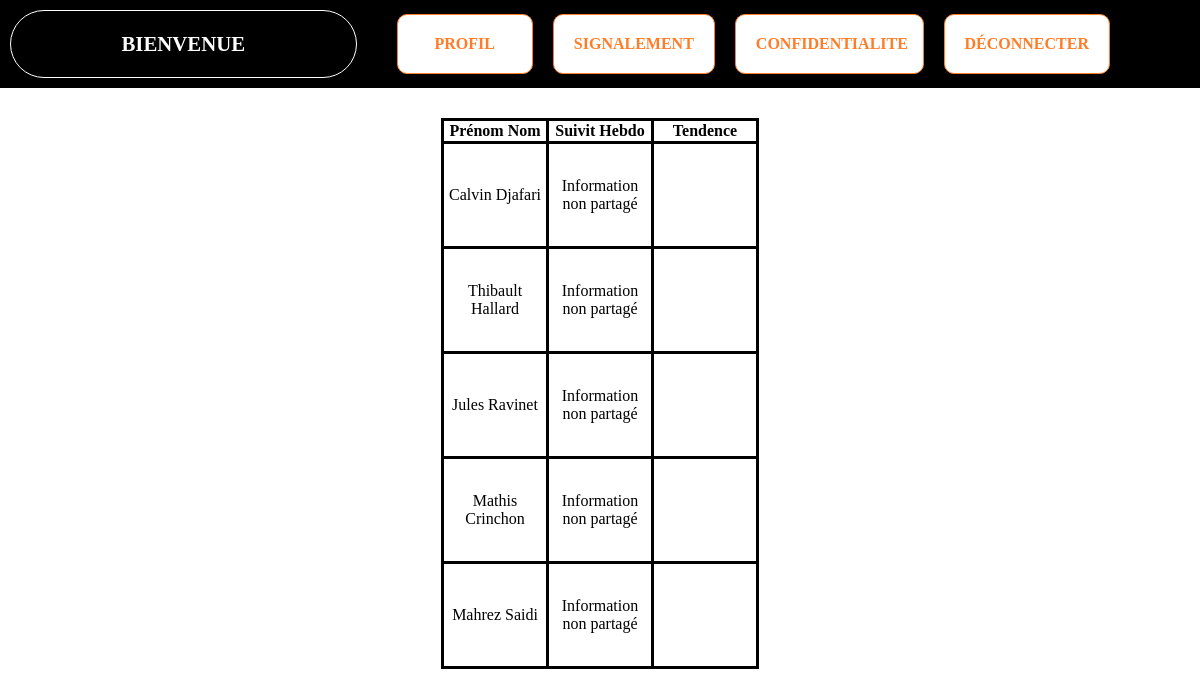
Before: /synthese.php with the older database file.
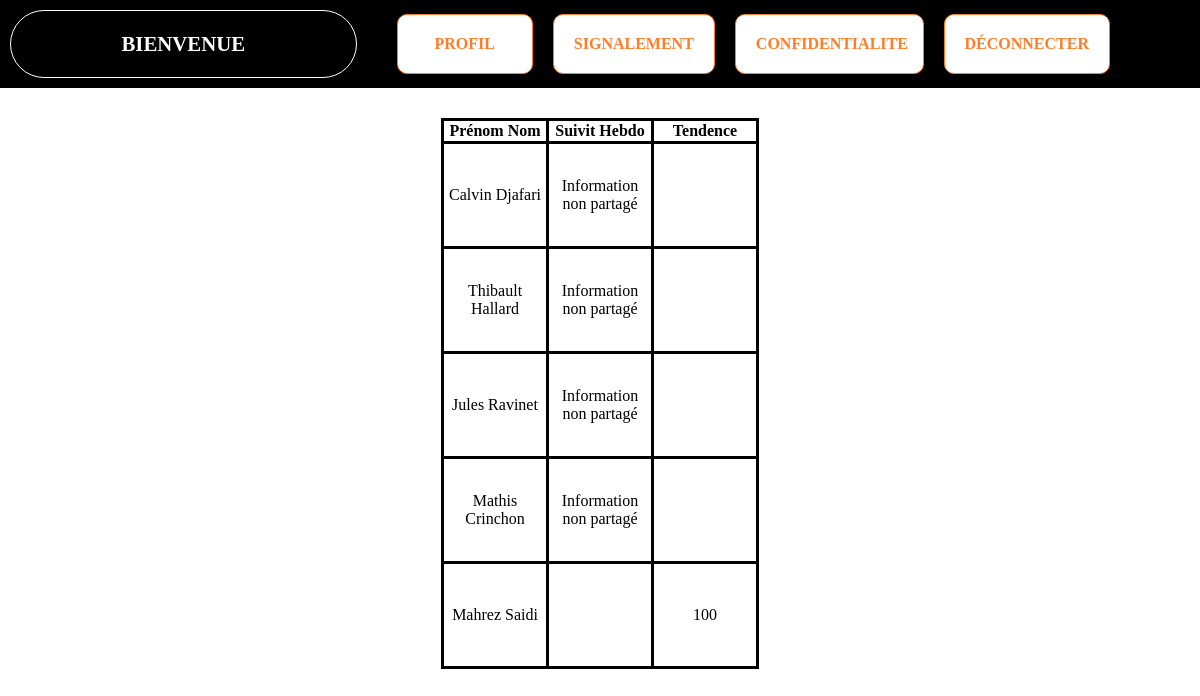
After: the same page with the newer database file.
### tables this page shows
CREATE TABLE profil (
	iduser int PRIMARY KEY auto_increment not null,
	prenom VARCHAR(30),
	nom VARCHAR(30),
	mail VARCHAR(50),
	sexe BOOLEAN,
	date_debut DATE,
	SHARE_coach BOOLEAN,
	statut VARCHAR(30),
	password VARCHAR(2000)
);

### synthese.php (the view, shortened to what this page needs)
<?php
include 'includes/BDDConnexion.php';
?>
<!doctype html>
<html lang="fr">
<head>
  <link rel="stylesheet" href="css/default.css">
  <link rel="stylesheet" href="css/style.css">
</head>
<body>
	<?php include 'includes/nav.php';?>
	<section>
		<article class="page-content page-confidentialite">
			<table>
				<thead>
					<tr>
						<th>Prénom Nom</th>
						<th>Suivit Hebdo</th>
						<th>Tendence</th>
					</tr>
				</thead>
				<?php
				$bdd = $db->prepare('SELECT * FROM profil');
				$bdd->execute();
				$userResults = $bdd->fetchAll();
				?>
				<tbody>
				<?php
					foreach ($userResults as $userResult)
					{
						$bdd = $db->prepare('SELECT * FROM questionaire WHERE userid = :userid ORDER BY questionnaire_id DESC LIMIT 4');
						$bdd->execute(['userid' => $userResult['iduser']]);
						$qResults = $bdd->fetchAll();
						echo '<tr>';
							echo '<td>' . $userResult['prenom'] . ' ' . $userResult['nom'] . '</td>';
							echo '<td>';
								if($userResult['SHARE_coach'])
								{
									if(isset($qResults))
									{
										echo '<table>';
										foreach ($qResults as $qResult)
										{
											echo '<tr>';
											echo '<td>';
											echo "<img class='img_emotion' src='img/emotion/" . $qResult['emoji1'] . ".png'>";
											echo '</td>';
											echo '<td>';
											echo "<img class='img_emotion' src='img/emotion/" . $qResult['emoji2'] . ".png'>";
											echo '</td>';
											echo '<td>';
											echo "<img class='img_emotion' src='img/emotion/" . $qResult['emoji3'] . ".png'>";
											echo '</td>';
											echo '</tr>';
										}
										echo '</table>';
									}
									else
									{
										echo 'Aucune information disponible';
									}
								}
								else
								{
									echo 'Information non partagé';
								}
							echo '</td>';
							echo '<td>';
								$bdd = $db->prepare('SELECT * FROM emoji');
								$bdd->execute();
								$emojiResults = $bdd->fetchAll();
								if(isset($emojiResults) and $userResult['SHARE_coach'])
								{
									$baseScore = 100;
									$emojiScore = 0;
									$totalScore = $baseScore + $emojiScore;
									echo $totalScore;
								}
								else
								{
								}
							echo '</td>';
						echo '</tr>';
					}
				?>
				</tbody>
			</table>
		</article>
	</section>
</body>
</html>

### includes/nav.php (shortened to what this page needs)
<nav class="menu-principal">
	<div class="logo-appli">
		<p>Bienvenue <?php echo $_SESSION['prenom']; ?> <?php echo $_SESSION['nom']; ?></p>
	</div>
	<div class="menu-appli">
	<a href="index.php">Profil</a>
	<a href="signalement.php">Signalement</a>
	<a href="confidentialite.php">Confidentialite</a>
	<a href="logout.php">Déconnecter</a>
	</div>
</nav>

### css/default.css (style rules this page uses)
body { background-color: #CCCCCC; margin: 0px; }
nav { background-color: #999999; }
section { background-color: #BBBBBB; }
table { border-collapse : collapse; }
td { border: 3px solid black; width: 100px; height: 100px; }
th { border: 3px solid black; }

### css/style.css (style rules this page uses)
body { background-color:white; }
.menu-principal { background-color:black; padding:10px; display:flex; width:100%; align-items: center; }
.logo-appli { width:25%; padding-left:50px; padding-right:50px; text-align: center; color:white; text-transform: uppercase; font-weight: bold; font-size: 1.3em; border:1px solid white; border-radius: 50px; }
.menu-appli { display:flex; padding-left:20px; padding-right:100px; width:75%; }
.menu-appli a { width:20%; text-decoration: none; text-transform: uppercase; border:1px solid #FF7D28; border-radius: 10px; background-color:white; color:#FF7D28; font-weight: bold; text-align: center; padding:20px; margin-left:20px; }
.page-content { padding:0 100px; margin-top:30px; background-color:white; }
.page-confidentialite table { margin-left:auto; margin-right: auto; text-align: center; }

Changed rows visible on the page:
changed profil "Mahrez": SHARE_coach (not shown) → "100"; no longer shows "Information non partagé"
